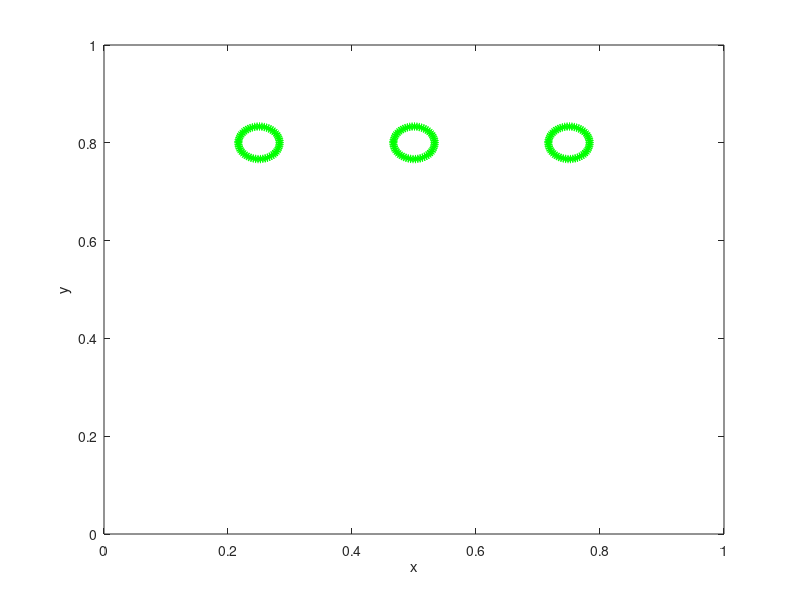

This chart was generated by the following MATLAB code:
%-------------------------------------------------------------------------------------------------------------------%
%
% IB2d is an Immersed Boundary Code (IB) for solving fully coupled non-linear 
% 	fluid-structure interaction models. This version of the code is based off of
%	Peskin's Immersed Boundary Method Paper in Acta Numerica, 2002.
%
% Author: Nicholas A. Battista
% Email:  nick.battista@unc.edu
% Date Created: May 27th, 2015
% Institution: UNC-CH
%
% This code is capable of creating Lagrangian Structures using:
% 	1. Springs
% 	2. Beams (*torsional springs)
% 	3. Target Points
%	4. Muscle-Model (combined Force-Length-Velocity model, "HIll+(Length-Tension)")
%
% One is able to update those Lagrangian Structure parameters, e.g., spring constants, resting %%	lengths, etc
% 
% There are a number of built in Examples, mostly used for teaching purposes. 
% 
% If you would like us %to add a specific muscle model, please let Nick (nick.battista@unc.edu) know.
%
%--------------------------------------------------------------------------------------------------------------------%

%%%%%%%%%%%%%%%%%%%%%%%%%%%%%%%%%%%%%%%%%%%%%%%%%%%%%%%%%%%%%%%%%%%%%%%%%%%%%%%%%%%%%%
%
% FUNCTION: creates the CHANNEL_CHANNEL-EXAMPLE geometry and prints associated input files
%
%%%%%%%%%%%%%%%%%%%%%%%%%%%%%%%%%%%%%%%%%%%%%%%%%%%%%%%%%%%%%%%%%%%%%%%%%%%%%%%%%%%%%%

function Channel_Channel()

%
% Grid Parameters (MAKE SURE MATCHES IN input2d !!!)
%
Nx =  64;        % # of Eulerian Grid Pts. in x-Direction (MUST BE EVEN!!!)
Ny =  64;        % # of Eulerian Grid Pts. in y-Direction (MUST BE EVEN!!!)
Lx = 1.0;        % Length of Eulerian Grid in x-Direction
Ly = 1.0;        % Length of Eulerian Grid in y-Direction


% Immersed Structure Geometric / Dynamic Parameters %
ds= min(Lx/(2*Nx),Ly/(2*Ny));  % Lagrangian spacing
L = 0.9*Lx;                    % Length of Channel
w = 0.2*Ly;                    % Width of Channel
x0 = Lx/2;                   % x-Center for Cylinder
y0 = 0.8;                      % y-Center for Cylinder
r = w/6;                       % Radii of Cylinder
struct_name = 'channel'; % Name for .vertex, .spring, etc files.


% Call function to construct geometry
[xLag_C,yLag_C] = give_Me_Cylinder_Immsersed_Boundary_Geometry(ds,r,x0,y0);

%Left Cell
xLag_C1 = xLag_C-0.25; yLag_C1 = yLag_C;

%Middle Cell
xLag_C2 = xLag_C; yLag_C2 = yLag_C;

%Right Cell
xLag_C3 = xLag_C+0.25; yLag_C3 = yLag_C;


% Plot Geometry to test
plot(xLag_C1,yLag_C1,'r-'); hold on;
plot(xLag_C2,yLag_C2,'r-'); hold on;
plot(xLag_C3,yLag_C3,'r-'); hold on;
%
plot(xLag_C1,yLag_C1,'g*'); hold on;
plot(xLag_C2,yLag_C2,'g*'); hold on;
plot(xLag_C3,yLag_C3,'g*'); hold on;
%
xlabel('x'); ylabel('y');
axis([0 Lx 0 Ly]);


% Combine all lagrangian pts into one vector
xLag = [xLag_C1 xLag_C2 xLag_C3]; % Add xLagPts from Circle to xLag Pt. Vector (*no springs or beams*)
yLag = [yLag_C1 yLag_C2 yLag_C3]; % Add xLagPts from Circle to xLag Pt. Vector (*no springs or beams*)

% Prints .vertex file!
print_Lagrangian_Vertices(xLag,yLag,struct_name);

% Prints .mass file!
k_Mass = 1e6;                    % 'spring' stiffness parameter for tethering
Mass = [1e-2 2e-1 1e0];          % "MASS" value for 'ghost' nodal movement
print_Lagrangian_Mass_Pts(xLag_C1,k_Mass,Mass,struct_name);

% Prints .spring file!
k_Spring = 5e7; ds_Rest = sqrt( ( xLag_C(1)-xLag_C(2)  )^2 + ( yLag_C(1)-yLag_C(2)  )^2    );
print_Lagrangian_Springs(xLag_C,yLag_C,k_Spring,ds_Rest,r,struct_name);

% Prints .beam file!
k_Beam = 1e7; C = 0;%1/r; %(curvature of a circle)
print_Lagrangian_Beams(xLag_C,yLag_C,k_Beam,C,struct_name);

% Prints .target file!
% k_Target = 1e7; Noff = 3*length(xLag_C);
% print_Lagrangian_Target_Pts(xLag_T,Noff,k_Target,struct_name);

%%%%%%%%%%%%%%%%%%%%%%%%%%%%%%%%%%%%%%%%%%%%%%%%%%%%%%%%%%%%%%%%%%%%%%%%
%
% FUNCTION: prints VERTEX points to a file called rubberband.vertex
%
%%%%%%%%%%%%%%%%%%%%%%%%%%%%%%%%%%%%%%%%%%%%%%%%%%%%%%%%%%%%%%%%%%%%%%%%

function print_Lagrangian_Vertices(xLag,yLag,struct_name)

    N = length(xLag);

    vertex_fid = fopen([struct_name '.vertex'], 'w');

    fprintf(vertex_fid, '%d\n', N );

    %Loops over all Lagrangian Pts.
    for s = 1:N
        X_v = xLag(s);
        Y_v = yLag(s);
        fprintf(vertex_fid, '%1.16e %1.16e\n', X_v, Y_v);
    end

    fclose(vertex_fid); 
    
%%%%%%%%%%%%%%%%%%%%%%%%%%%%%%%%%%%%%%%%%%%%%%%%%%%%%%%%%%%%%%%%%%%%%%%%
%
% FUNCTION: prints TARGET points to a file called rubberband.vertex
%
%%%%%%%%%%%%%%%%%%%%%%%%%%%%%%%%%%%%%%%%%%%%%%%%%%%%%%%%%%%%%%%%%%%%%%%%

function print_Lagrangian_Target_Pts(xLag,Noff,k_Target,struct_name)

    N = 3*length(xLag); %for 3 channels

    target_fid = fopen([struct_name '.target'], 'w');

    fprintf(target_fid, '%d\n', N );

    %Loops over all Lagrangian Pts.
    for s = 1:N
        fprintf(target_fid, '%d %1.16e\n', Noff+s, k_Target); %to choose correct lag. pt.
    end

    fclose(target_fid); 
    
%%%%%%%%%%%%%%%%%%%%%%%%%%%%%%%%%%%%%%%%%%%%%%%%%%%%%%%%%%%%%%%%%%%%%%%%
%
% FUNCTION: prints TARGET points to a file called struct_name.mass
%
%%%%%%%%%%%%%%%%%%%%%%%%%%%%%%%%%%%%%%%%%%%%%%%%%%%%%%%%%%%%%%%%%%%%%%%%  
    
function print_Lagrangian_Mass_Pts(xLag,kMass,Mass,struct_name)

    %LOOP OVER LAG PTS FOR MASS PTS IN LAGRANGIAN INDEXING

    N = length(xLag);

    mass_fid = fopen([struct_name '.mass'], 'w');

    fprintf(mass_fid, '%d\n', 3*N );

    %Loops over all Lagrangian Pts.
    for s = 1:N
        fprintf(mass_fid, '%d %1.16e %1.16e\n', s, kMass,Mass(1));
    end
    for s = N+1:2*N
        fprintf(mass_fid, '%d %1.16e %1.16e\n', s, kMass,Mass(2));
    end
    for s = 2*N+1:3*N
        fprintf(mass_fid, '%d %1.16e %1.16e\n', s, kMass,Mass(3));
    end
    

    fclose(mass_fid); 
   
%%%%%%%%%%%%%%%%%%%%%%%%%%%%%%%%%%%%%%%%%%%%%%%%%%%%%%%%%%%%%%%%%%%%%%%%%%%%%%%%%%%%%
%
% FUNCTION: prints BEAM (Torsional Spring) points to a file called rubberband.beam
%
%%%%%%%%%%%%%%%%%%%%%%%%%%%%%%%%%%%%%%%%%%%%%%%%%%%%%%%%%%%%%%%%%%%%%%%%%%%%%%%%%%%%%

function print_Lagrangian_Beams(xLag,yLag,k_Beam,C,struct_name)

    % k_Beam: beam stiffness
    % C: beam curvature
    
    N = length(xLag); % NOTE: Total number of beams = Number of Total Lag Pts. - 2

    beam_fid = fopen([struct_name '.beam'], 'w');

    fprintf(beam_fid, '%d\n', 3*N );

    %spring_force = kappa_spring*ds/(ds^2);

    %BEAMS BETWEEN VERTICES
    for s = 1:N
            if s==1 
                fprintf(beam_fid, '%d %d %d %1.16e %1.16e\n',N, s, s+1,   k_Beam, C);  
            elseif  s <= N-1         
                fprintf(beam_fid, '%d %d %d %1.16e %1.16e\n',s-1, s, s+1, k_Beam, C);  
            elseif s==N
                fprintf(beam_fid, '%d %d %d %1.16e %1.16e\n',s-1, s, 1,   k_Beam, C);
            end
    end
    
    for s = N+1:2*N
            if s==N+1 
                fprintf(beam_fid, '%d %d %d %1.16e %1.16e\n',2*N, s, s+1,   k_Beam, C);  
            elseif  s <= 2*N-1         
                fprintf(beam_fid, '%d %d %d %1.16e %1.16e\n',s-1, s, s+1, k_Beam, C);  
            elseif s==2*N
                fprintf(beam_fid, '%d %d %d %1.16e %1.16e\n',s-1, s, N+1,   k_Beam, C);
            end
    end
    
    for s = 2*N+1:3*N
            if s==2*N+1 
                fprintf(beam_fid, '%d %d %d %1.16e %1.16e\n',3*N, s, s+1,   k_Beam, C);  
            elseif  s <= 3*N-1         
                fprintf(beam_fid, '%d %d %d %1.16e %1.16e\n',s-1, s, s+1, k_Beam, C);  
            elseif s==3*N
                fprintf(beam_fid, '%d %d %d %1.16e %1.16e\n',s-1, s, 2*N+1,   k_Beam, C);
            end
    end
    fclose(beam_fid); 


%%%%%%%%%%%%%%%%%%%%%%%%%%%%%%%%%%%%%%%%%%%%%%%%%%%%%%%%%%%%%%%%%%%%%%%%
%
% FUNCTION: prints SPRING points to a file called rubberband.spring
%
%%%%%%%%%%%%%%%%%%%%%%%%%%%%%%%%%%%%%%%%%%%%%%%%%%%%%%%%%%%%%%%%%%%%%%%%

function print_Lagrangian_Springs(xLag,yLag,k_Spring,ds_Rest,r,struct_name)

    N = length(xLag);

    spring_fid = fopen([struct_name '.spring'], 'w');

    fprintf(spring_fid, '%d\n', 3*N + 3/2*N ); %N MUST BE EVEN!

    %spring_force = kappa_spring*ds/(ds^2);

    %SPRINGS BETWEEN VERTICES
    for s = 1:3*N
            if s < N         
                fprintf(spring_fid, '%d %d %1.16e %1.16e\n', s, s+1, k_Spring, ds_Rest);  
            elseif s==N
                %Case s=N
                fprintf(spring_fid, '%d %d %1.16e %1.16e\n', s, 1,   k_Spring, ds_Rest);  
            elseif ( ( s>N ) && ( s<2*N ) )
                fprintf(spring_fid, '%d %d %1.16e %1.16e\n', s, s+1, k_Spring, ds_Rest);  
            elseif s==2*N
                fprintf(spring_fid, '%d %d %1.16e %1.16e\n', s, N+1,   k_Spring, ds_Rest); 
            elseif ( ( s>2*N ) && ( s<3*N ) )
                fprintf(spring_fid, '%d %d %1.16e %1.16e\n', s, s+1, k_Spring, ds_Rest);  
            elseif s==3*N
                fprintf(spring_fid, '%d %d %1.16e %1.16e\n', s, 2*N+1,   k_Spring, ds_Rest); 
            end
    end
    
    for s=1:N/2
        fprintf(spring_fid, '%d %d %1.16e %1.16e\n', s, s+N/2, k_Spring/100, 2*r);  
    end
    for s=1:N/2
        fprintf(spring_fid, '%d %d %1.16e %1.16e\n', N+s, N + s+N/2, k_Spring/100, 2*r);  
    end
    for s=1:N/2
        fprintf(spring_fid, '%d %d %1.16e %1.16e\n', 2*N+s, 2*N + s+N/2, k_Spring/100, 2*r);  
    end
    fclose(spring_fid); 
    
    

%%%%%%%%%%%%%%%%%%%%%%%%%%%%%%%%%%%%%%%%%%%%%%%%%%%%%%%%%%%%%%%%%%%%%%%%
%
% FUNCTION: creates the Lagrangian structure geometry for channel
%
%%%%%%%%%%%%%%%%%%%%%%%%%%%%%%%%%%%%%%%%%%%%%%%%%%%%%%%%%%%%%%%%%%%%%%%%

function [xLag,yLag] = give_Me_Channel_Immsersed_Boundary_Geometry(ds,L,w,Lx,Ly)

% The immsersed structure is a channel %
x = (Lx-L)/2:ds:(L+(Lx-L)/2);  %xPts
yBot = (Ly-w)/2;               %yVal for bottom of Channel
yTop = Ly - (Ly-w)/2;          %yVal for top of Channel

xLag = [x x];
yLag = [yBot*ones(1,length(x)) yTop*ones(1,length(x))];

%%%%%%%%%%%%%%%%%%%%%%%%%%%%%%%%%%%%%%%%%%%%%%%%%%%%%%%%%%%%%%%%%%%%%%%%
%
% FUNCTION: creates the Lagrangian structure geometry for cylinder
%
%%%%%%%%%%%%%%%%%%%%%%%%%%%%%%%%%%%%%%%%%%%%%%%%%%%%%%%%%%%%%%%%%%%%%%%%

function [xLag,yLag] = give_Me_Cylinder_Immsersed_Boundary_Geometry(ds,r,x0,y0)

% The immsersed structure is a cylinder %

dtheta = ds/ (2*r);
theta = 0; i=1;
while theta < 2*pi
   xLag(i) = x0 - r*cos(theta);
   yLag(i) = y0 - r*sin(theta);
   theta = theta + dtheta;
   i=i+1;
end

   
   
